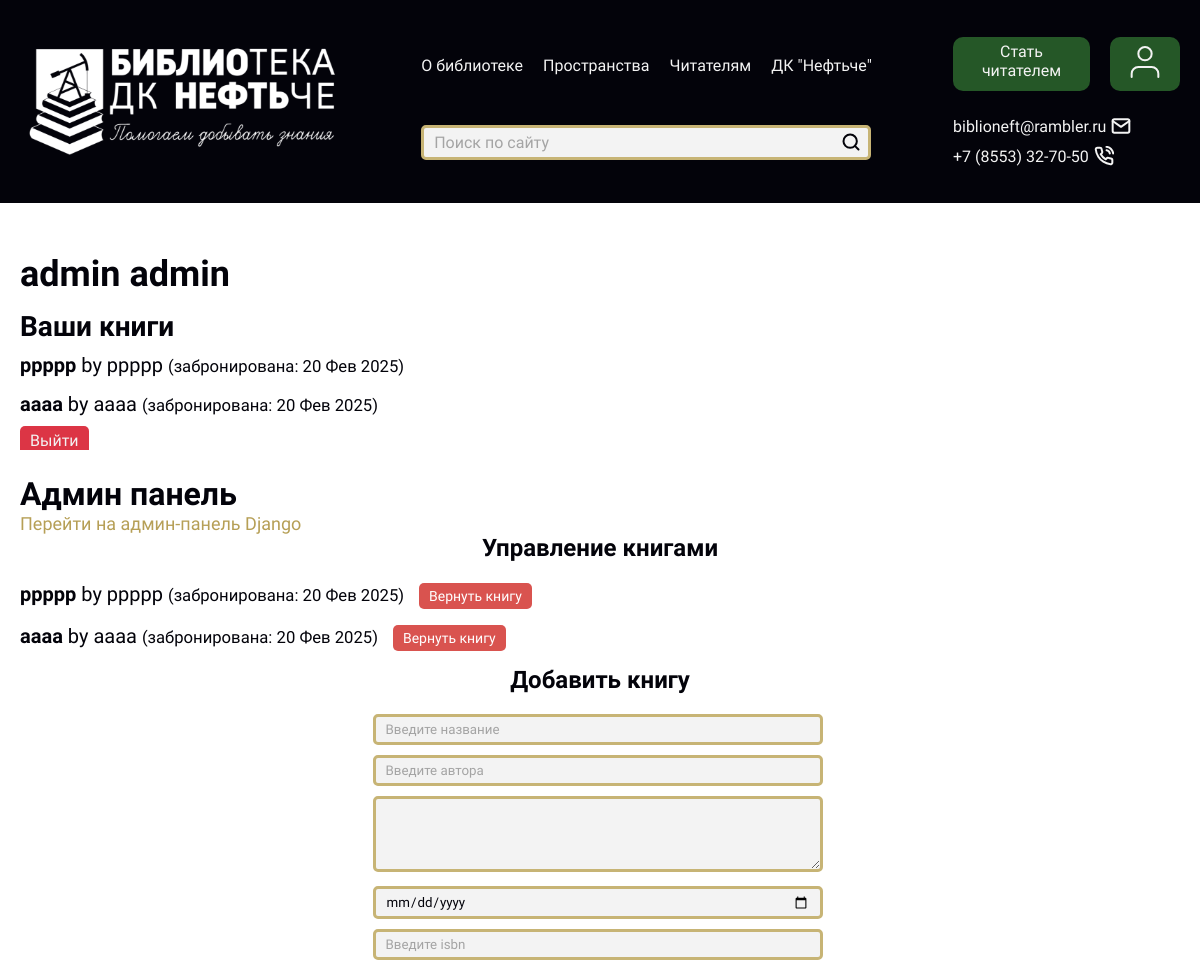
The app's page /profile/ (signed in, upper part), older data.
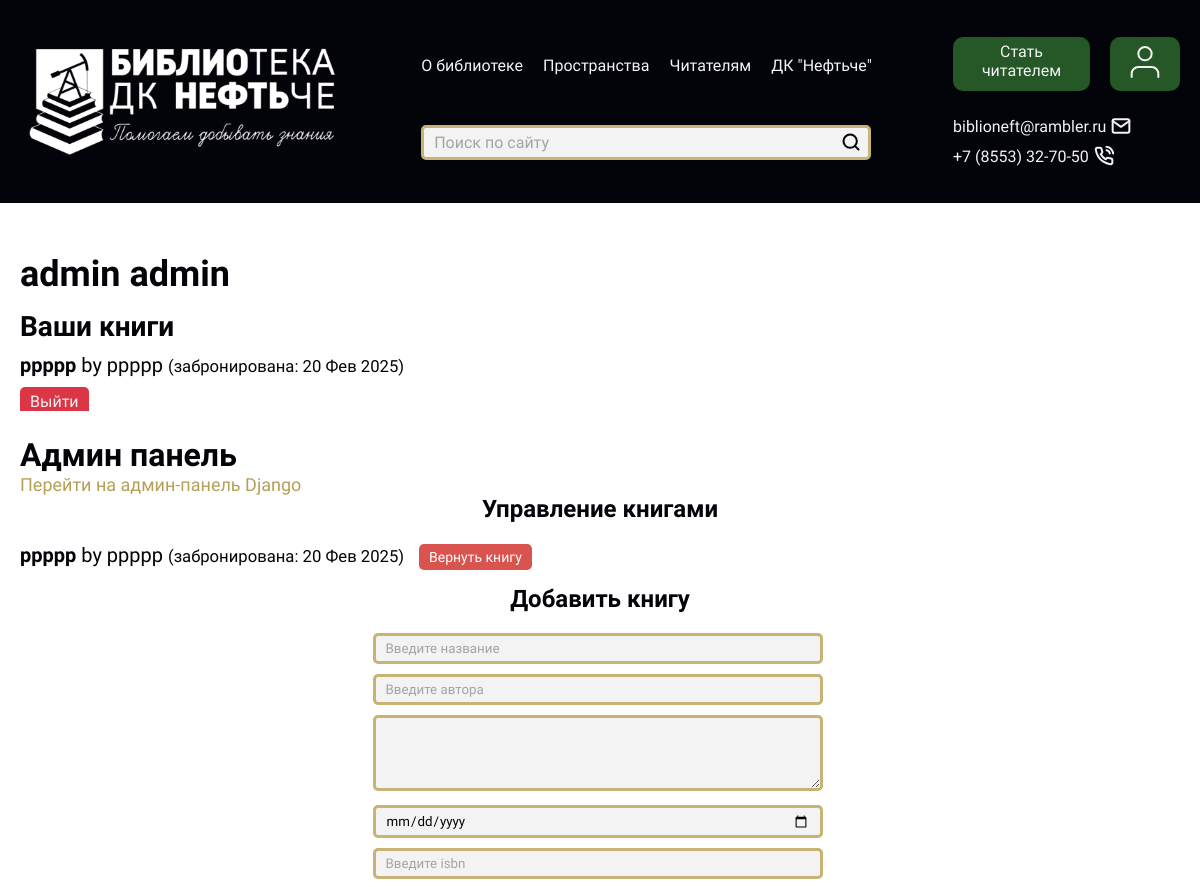
The same page, newer data.
### main/models.py (models this page shows, shortened)
class BorrowedBook(models.Model):
    user = models.ForeignKey(
        User,
        on_delete=models.CASCADE,  # Если пользователь удаляется, книги остаются
        verbose_name="Пользователь",
        related_name="borrowed_books_user"
    )
    book = models.ForeignKey(
        Book,
        on_delete=models.CASCADE,  # Удалять запись о заимствовании, если книга удалена
        verbose_name="Книга",
        related_name="borrowed_books_book"
    )
    borrowed_date = models.DateTimeField(default=timezone.now, verbose_name="Дата взятия")
    returned_date = models.DateTimeField(null=True, blank=True, verbose_name="Дата возврата")
    is_returned = models.BooleanField(default=False, verbose_name="Возвращена")
    class Meta:
        verbose_name = "Взятая книга"
        verbose_name_plural = "Взятые книги"

class Book(models.Model):
    title = models.CharField(max_length=200, verbose_name="Название книги")
    author = models.CharField(max_length=100, verbose_name="Автор")
    description = models.TextField(verbose_name="Описание", blank=True, null=True)
    published_date = models.DateField(verbose_name="Дата написания")
    isbn = models.CharField(max_length=13, unique=True, verbose_name="ISBN")
    pages = models.PositiveIntegerField(verbose_name="Количество страниц", validators=[MinValueValidator(1)])
    borrowed_by = models.ForeignKey(
        User,
        on_delete=models.SET_NULL,
        null=True,
        blank=True,
        verbose_name="Взято на чтение",
        related_name="borrowed_books_by"
    )
    added_by = models.ForeignKey(
        User,
        on_delete=models.SET_NULL,
        null=True,
        blank=True,
        verbose_name="Добавлено пользователем",
        related_name="added_books"
    )
    created_at = models.DateTimeField(auto_now_add=True, verbose_name="Дата создания")
    updated_at = models.DateTimeField(auto_now=True, verbose_name="Дата обновления")
    image_book = models.ImageField(upload_to='book/', blank=True, null=True)
    class Meta:
        verbose_name = "Книга"
        verbose_name_plural = "Книги"

### main/views.py (the view)
# urls.py: path("profile/", views.profile_view, name="profile"),
@login_required
def profile_view(request):
    book_form = BookForm()
    event_form = EventForm()
    borrowed_books = Book.objects.filter(borrowed_by=request.user)
    reserved_books = BorrowedBook.objects.filter(user=request.user, is_returned=False)
    return render(request, "auth/profile.html", {
        "user": request.user,
        "form": book_form,
        "event_form": event_form,
        "borrowed_books": borrowed_books,
        "reserved_books": reserved_books,
    })

### main/forms.py
class EventForm(forms.ModelForm):
    class Meta:
        model = Event
        fields = [
            'title',
            'description',
            'event_type',
            'start_date',
            'location',
            'organizer',
            'participants',
            'max_participants',
            'is_active',
        ]
        widgets = {
            'start_date': forms.DateTimeInput(attrs={'type': 'datetime-local'}),
            'description': forms.Textarea(attrs={'rows': 4}),
            'title': forms.TextInput(attrs={'placeholder': 'Введите название'}),
            'location': forms.TextInput(attrs={'placeholder': 'Место проведения'})
        }
        labels = {
            'title': 'Название мероприятия',
            'description': 'Описание',
            'event_type': 'Тип мероприятия',
            'start_date': 'Дата и время начала',
            'location': 'Место проведения',
            'organizer': 'Организатор',
            'participants': 'Участники',
            'max_participants': 'Максимальное количество участников',
            'is_active': 'Активно',
        }

### main/models.py (called while the page is built)
    def __str__(self):
        return f"{self.surname} {self.name}"

### main/templates/auth/profile.html (shortened to what this page needs)
{% extends 'base.html' %}
{% block content %}
<div class="container">
    <p class="name">{{ user.name }} {{ user.surname }}</p>
    <h2 class="reserved_books">Ваши книги</h2>
    {% if reserved_books %}
        <ul class="reserved_books_list">
            {% for reservation in reserved_books %}
                <li class="reserved_book">
                    <strong>{{ reservation.book.title }}</strong> by {{ reservation.book.author }}
                    <small>(забронирована: {{ reservation.borrowed_date|date:"d M Y" }})</small>
                </li>
            {% endfor %}
        </ul>
    {% else %}
        <p class="no_books">У вас нет книг.</p>
    {% endif %}
    <a class="logout_btn" href="{% url 'logout' %}">Выйти</a>
</div>
{% if user.is_superuser %}
<div class="container">
    <h1 class="page_title">Админ панель</h1>
    <a class="django_link" href="/admin">Перейти на админ-панель Django</a>
    <h2 class="form_title">Управление книгами</h2>
    {% if reserved_books %}
        <ul class="reserved_books_list">
            {% for reservation in reserved_books %}
                <li class="reserved_book">
                    <strong>{{ reservation.book.title }}</strong> by {{ reservation.book.author }}
                    <small>(забронирована: {{ reservation.borrowed_date|date:"d M Y" }})</small>
                    <form method="post" action="{% url 'return_book' reservation.id %}" style="display:inline;">
                        <button class="return_btn" type="submit">Вернуть книгу</button>
                    </form>
                </li>
            {% endfor %}
        </ul>
    {% else %}
        <p class="no_books">Нет забронированных книг.</p>
    {% endif %}
    <h2 class="form_title">Добавить книгу</h2>
    <form method="post" action="{% url 'add_book' %}">
        {{ form.as_p }}
    </form>
</div>
{% endif %}
{% endblock %}

Row changes from the older to the newer data that the page shows:
no longer on this page (row edited): BorrowedBook: book "аааа", book.author "аааа", borrowed_date "20 Фев 2025"
